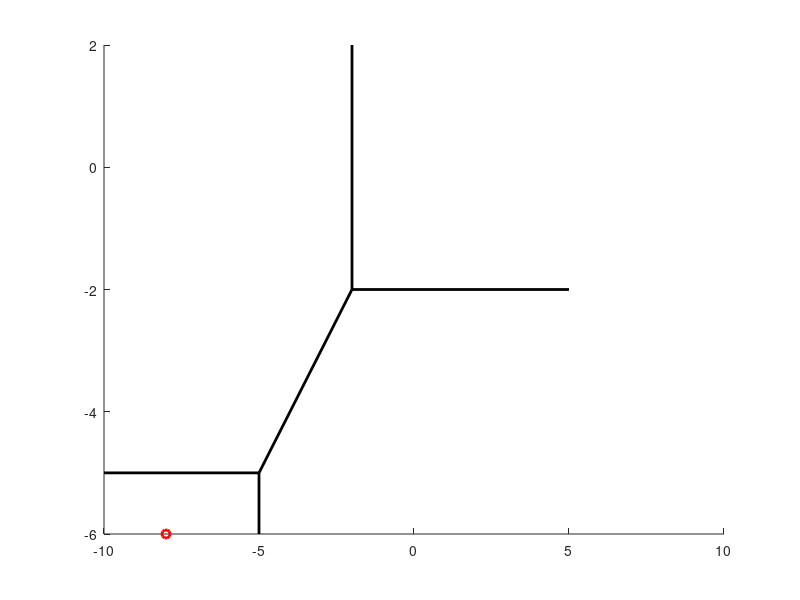

Recreate this plot in MATLAB. (Note: this script raises an error after producing the figure.)
%% colors set
c1 = [0, 0.4470, 0.7410]; c2 = [0.8500, 0.3250, 0.0980]; 
c3 = [0.9290, 0.6940, 0.1250]; c4 =[0.4940, 0.1840, 0.5560];
c5 = [0.4660, 0.6740, 0.1880]; c6 = [0.3010, 0.7450, 0.9330]; 
c7 = [0.6350, 0.0780, 0.1840]; c8 = [0, 0, 1];
c9 = [0, 0.5, 0]; c10 = [0.75, 0.75, 0];
%% state
figure(1)
hold on
plot([-5 -5],[-6 -5], 'k','LineWidth', 2);
plot([-10 -5],[-5 -5],'k', 'LineWidth', 2);
plot([-5 -2],[-5 -2], 'k','LineWidth', 2);
plot([-2 5],[-2 -2],'k', 'LineWidth', 2);
plot([-2 -2],[-2 2], 'k','LineWidth', 2);
plot(-8,-6, 'ro','LineWidth', 2);
plot(state(1,:), state(2,:),'r','LineWidth', 2);
plot(state1.x1(1:end-1),state1.x2(1:end-1),'Color',c1,'LineWidth', 2);
plot(state2.x1(1:end-1),state2.x2(1:end-1),'Color',c2,'LineWidth', 2);
plot(state3.x1(1:end-1),state3.x2(1:end-1),'Color',c3,'LineWidth', 2);
plot(state4.x1(1:end-1),state4.x2(1:end-1),'Color',c4,'LineWidth', 2);
plot(state5.x1(1:end-1),state5.x2(1:end-1),'Color',c5,'LineWidth', 2);
plot(state6.x1(1:end-1),state6.x2(1:end-1),'Color',c6,'LineWidth', 2);
plot(state7.x1(1:end-1),state7.x2(1:end-1),'Color',c7,'LineWidth', 2);
plot(state8.x1(1:end-1),state8.x2(1:end-1),'Color',c8,'LineWidth', 2);
plot(state9.x1(1:end-1),state9.x2(1:end-1),'Color',c9,'LineWidth', 2);
plot(state10.x1(1:end-1),state10.x2(1:end-1),'Color',c10,'LineWidth', 2);
xlabel('$x_1$','FontSize', 18,'Interpreter','Latex'); 
ylabel('$x_2$','FontSize', 18,'Interpreter','Latex');
axis square
%% control
figure(2)
hold on
time = state1.t(1:end-1);
plot(time,control,'r','LineWidth', 2);
plot(time,control1.u,'Color',c1,'LineWidth', 2);
plot(time,control2.u,'Color',c2,'LineWidth', 2);
plot(time,control3.u,'Color',c3,'LineWidth', 2);
plot(time,control4.u,'Color',c4,'LineWidth', 2);
plot(time,control5.u,'Color',c5,'LineWidth', 2);
plot(time,control6.u,'Color',c6,'LineWidth', 2);
plot(time,control7.u,'Color',c7,'LineWidth', 2);
plot(time,control8.u,'Color',c8,'LineWidth', 2);
plot(time,control9.u,'Color',c9,'LineWidth', 2);
plot(time,control10.u,'Color',c10,'LineWidth', 2);
xlabel('$t$','FontSize', 18,'Interpreter','Latex');
ylabel('$u$','FontSize', 18,'Interpreter','Latex');

%% cost
h=figure(3);
curves = zeros(1,11);
hold on
episodes = 1:300;
curves(1) = plot(episodes, 77.3122*ones(1,300),'r','LineWidth', 2);
curves(2) = plot(episodes, -reward1.cost,'Color',c1,'LineWidth', 2); 
curves(3) = plot(episodes, -reward2.cost,'Color',c2,'LineWidth', 2);
curves(4) = plot(episodes, -reward3.cost,'Color',c3,'LineWidth', 2); 
curves(5) = plot(episodes, -reward4.cost,'Color',c4,'LineWidth', 2);
curves(6) = plot(episodes, -reward5.cost,'Color',c5,'LineWidth', 2); 
curves(7) = plot(episodes, -reward6.cost,'Color',c6,'LineWidth', 2);
curves(8) = plot(episodes, -reward7.cost,'Color',c7,'LineWidth', 2); 
curves(9) = plot(episodes, -reward8.cost,'Color',c8,'LineWidth', 2);
curves(10) = plot(episodes, -reward9.cost,'Color',c9,'LineWidth', 2); 
curves(11) = plot(episodes, -reward10.cost,'Color',c10,'LineWidth', 2);
xlabel('Episode','FontSize', 18); 
ylabel('$J$','FontSize', 18,'Interpreter','Latex');
ax = gca(h);
axes('position',[0.5,0.5,0.35,0.35]);
box on
ind = 280:300;
plot(episodes(ind), 77.3122*ones(1,21),'r','LineWidth', 2); hold on
plot(episodes(ind), -reward1.cost(ind),'Color',c1,'LineWidth', 2);  hold on
plot(episodes(ind), -reward2.cost(ind),'Color',c2,'LineWidth', 2); hold on
plot(episodes(ind), -reward3.cost(ind),'Color',c3,'LineWidth', 2); hold on
plot(episodes(ind), -reward4.cost(ind),'Color',c4,'LineWidth', 2); hold on
plot(episodes(ind), -reward5.cost(ind),'Color',c5,'LineWidth', 2); hold on
plot(episodes(ind), -reward6.cost(ind),'Color',c6,'LineWidth', 2); hold on
plot(episodes(ind), -reward7.cost(ind),'Color',c7,'LineWidth', 2); hold on
plot(episodes(ind), -reward8.cost(ind),'Color',c8,'LineWidth', 2); hold on
plot(episodes(ind), -reward9.cost(ind),'Color',c9,'LineWidth', 2);  hold on
plot(episodes(ind), -reward10.cost(ind),'Color',c10,'LineWidth', 2);hold on
axis tight;
%%
R = [reward1.cost(end),reward2.cost(end),reward3.cost(end),reward4.cost(end),reward5.cost(end),reward6.cost(end),...
    reward7.cost(end),reward8.cost(end),reward9.cost(end),reward10.cost(end)];
aveReward = mean(-R);
stdReward = std(-R);


